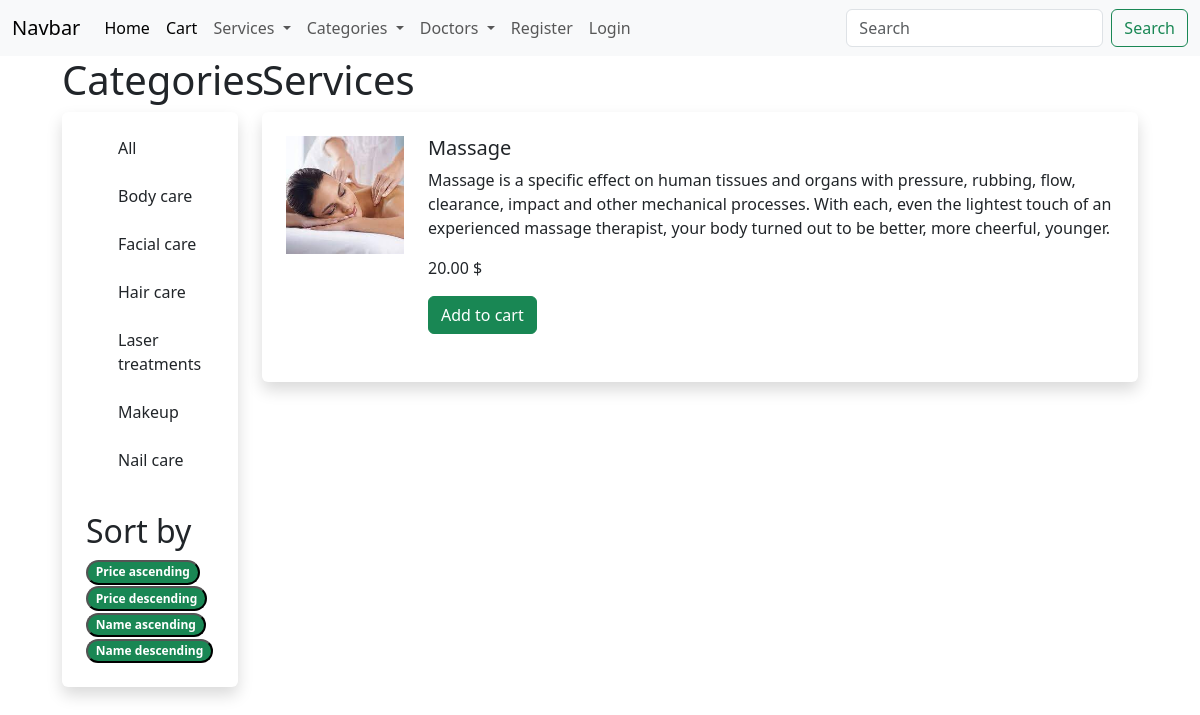
Page /services/body-care/ on the committed database.
### beautyapp/models.py (models this page shows, shortened)
class Category(models.Model):
    name = models.CharField(max_length=200, db_index=True)
    slug = models.SlugField(max_length=200, db_index=True, unique=True)
    created = models.DateTimeField(auto_now_add=True)
    class Meta:
        ordering = ('name',)
        verbose_name = 'Category'
        verbose_name_plural = 'Categories'
    def get_absolute_url(self):
        return reverse('service_list_by_category', args=[self.slug])

class Service(models.Model):
    category = models.ForeignKey(Category, related_name='services', on_delete=models.CASCADE)
    name = models.CharField(max_length=200, db_index=True)
    slug = models.SlugField(max_length=200, db_index=True)
    image = models.ImageField(
        upload_to='images/%Y/%m/%d', blank=True, null=True, default='images/no_image.png')
    description = models.TextField(blank=True)
    price = models.DecimalField(max_digits=10, decimal_places=2)
    available = models.BooleanField(default=True)
    created = models.DateTimeField(auto_now_add=True)
    updated = models.DateTimeField(auto_now=True)
    class Meta:
        ordering = ('name',)
        index_together = (('id', 'slug'),)

### beautyapp/views.py (the view)
# urls.py: path('services/', views.service_list, name='service_list'),
def service_list(request, category_slug=None):
    categories = Category.objects.all()
    services = Service.objects.filter()
    if category_slug:
        category = get_object_or_404(Category, slug=category_slug)
        services = services.filter(category=category)
    sort = request.GET.get('sort')
    if sort == 'name_ascending':
        services = services.order_by('name')
    elif sort == 'name_descending':
        services = services.order_by('-name')
    elif sort == 'price_ascending':
        services = services.order_by('price')
    elif sort == 'price_descending':
        services = services.order_by('-price')
    context = {
        'categories': categories,
        'services': services,
        'cart_service_form': CartAddServiceForm()
    }
    return render(request, 'services/service_list.html', context)

### cart/forms.py
class CartAddServiceForm(forms.Form):
    update = forms.BooleanField(required=False, initial=False, widget=forms.HiddenInput)

### beautyapp/templates/services/service_list.html (shortened to what this page needs)
{% extends 'beautyapp/base.html' %}
{% block content %}
<div class="container-fluid">
    <div class="row justify-content-center">
        <div class="col-2">
            <h1>Categories</h1>
            <div class="shadow p-4 mb-5 bg-body rounded">
                <ul>
                    <li class="list-group-item">
                        <a href="{% url 'service_list' %}"
                           class="list-group-item list-group-item-action">All</a>
                    </li>
                    {% for category in categories %}
                    <br>
                    <li class="list-group-item">
                        <a href="{{ category.get_absolute_url }}"
                           class="list-group-item list-group-item-action"> {{ category.name }}</a>
                    </li>
                    {% endfor %}
                </ul>
                <br>
                <h2>Sort by</h2>
                <form action="{{ request.get_full_path }}" method="get">
                    <button class="badge rounded-pill text-bg-success" name="sort" type="submit"
                            value="price_ascending">Price
                        ascending
                    </button>
                    <br>
                    <button class="badge rounded-pill text-bg-success" name="sort" type="submit"
                            value="price_descending">Price
                        descending
                    </button>
                    <br>
                    <button class="badge rounded-pill text-bg-success" name="sort" type="submit" value="name_ascending">
                        Name
                        ascending
                    </button>
                    <br>
                    <button class="badge rounded-pill text-bg-success" name="sort" type="submit"
                            value="name_descending">Name
                        descending
                    </button>
                </form>
            </div>
        </div>
        <div class="col-9">
            <h1>Services</h1>
            {% for service in services %}
            <div class="shadow p-4 mb-5 bg-body rounded">
                <div class="row">
                    <div class="col-2">
                        {% if service.image %}
                        <img class="card-img-top" src="{{ service.image.url }}" alt="Card image cap">
                        {% endif %}
                    </div>
                    <div class="col-10">
                        <h5>{{ service.name }}</h5>
                        <p>{{ service.description }}</p>
                        <p>{{ service.price }} $</p>
                        <form action="{% url 'cart:cart_add' service.id %}" method="post">
                        <input type="submit" value="Add to cart" class="btn btn-success">
                        </form>
                        <br>
                    </div>
                </div>
            </div>
            {% endfor %}
        </div>
    </div>
</div>
{% endblock %}

### rows in the picture
Category: name "Body care"
Category: name "Facial care"
Category: name "Hair care"
Category: name "Laser treatments"
Category: name "Makeup"
Category: name "Nail care"
Service: image (picture), name "Massage", description "Massage is a specific effect on human tissues and organs with pressure, rubbing, flow, clearance, impact and other mechanical processes. With each, even the lightest touch of an experienced massage therapist, your body turned out to be better, more cheerful, younger.", price "20.00"
